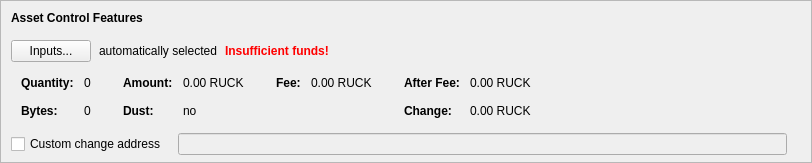
      <widget class="QFrame" name="frameAssetControl">
       <property name="sizePolicy">
        <sizepolicy hsizetype="Expanding" vsizetype="Fixed">
         <horstretch>0</horstretch>
         <verstretch>0</verstretch>
        </sizepolicy>
       </property>
       <property name="maximumSize">
        <size>
         <width>16777215</width>
         <height>16777215</height>
        </size>
       </property>
       <property name="frameShape">
        <enum>QFrame::StyledPanel</enum>
       </property>
       <property name="frameShadow">
        <enum>QFrame::Sunken</enum>
       </property>
       <layout class="QVBoxLayout" name="verticalLayoutAssetControl2">
        <property name="spacing">
         <number>0</number>
        </property>
        <property name="leftMargin">
         <number>0</number>
        </property>
        <property name="topMargin">
         <number>0</number>
        </property>
        <property name="rightMargin">
         <number>0</number>
        </property>
        <property name="bottomMargin">
         <number>6</number>
        </property>
        <item>
         <layout class="QVBoxLayout" name="verticalLayoutAssetControl" stretch="0,0,0,0,1">
          <property name="spacing">
           <number>0</number>
          </property>
          <property name="leftMargin">
           <number>10</number>
          </property>
          <property name="topMargin">
           <number>10</number>
          </property>
          <item>
           <layout class="QHBoxLayout" name="horizontalLayoutAssetControl1">
            <property name="bottomMargin">
             <number>15</number>
            </property>
            <item>
             <widget class="QLabel" name="labelAssetControlFeatures">
              <property name="sizePolicy">
               <sizepolicy hsizetype="Preferred" vsizetype="Maximum">
                <horstretch>0</horstretch>
                <verstretch>0</verstretch>
               </sizepolicy>
              </property>
              <property name="font">
               <font>
                <weight>75</weight>
                <bold>true</bold>
               </font>
              </property>
              <property name="styleSheet">
               <string notr="true">font-weight:bold;</string>
              </property>
              <property name="text">
               <string>Asset Control Features</string>
              </property>
             </widget>
            </item>
           </layout>
          </item>
          <item>
           <layout class="QHBoxLayout" name="horizontalLayoutAssetControl2" stretch="0,0,0,0">
            <property name="spacing">
             <number>8</number>
            </property>
            <property name="bottomMargin">
             <number>10</number>
            </property>
            <item>
             <widget class="QPushButton" name="pushButtonAssetControl">
              <property name="styleSheet">
               <string notr="true"/>
              </property>
              <property name="text">
               <string>Inputs...</string>
              </property>
              <property name="autoDefault">
               <bool>false</bool>
              </property>
             </widget>
            </item>
            <item>
             <widget class="QLabel" name="labelAssetControlAutomaticallySelected">
              <property name="text">
               <string>automatically selected</string>
              </property>
              <property name="margin">
               <number>5</number>
              </property>
             </widget>
            </item>
            <item>
             <widget class="QLabel" name="labelAssetControlInsuffFunds">
              <property name="font">
               <font>
                <weight>75</weight>
                <bold>true</bold>
               </font>
              </property>
              <property name="styleSheet">
               <string notr="true">color:red;font-weight:bold;</string>
              </property>
              <property name="text">
               <string>Insufficient funds!</string>
              </property>
              <property name="margin">
               <number>5</number>
              </property>
             </widget>
            </item>
            <item>
             <spacer name="horizontalSpacerAssetControl">
              <property name="orientation">
               <enum>Qt::Horizontal</enum>
              </property>
              <property name="sizeHint" stdset="0">
               <size>
                <width>40</width>
                <height>1</height>
               </size>
              </property>
             </spacer>
            </item>
           </layout>
          </item>
          <item>
           <widget class="QWidget" name="widgetAssetControl" native="true">
            <property name="sizePolicy">
             <sizepolicy hsizetype="Preferred" vsizetype="Preferred">
              <horstretch>0</horstretch>
              <verstretch>0</verstretch>
             </sizepolicy>
            </property>
            <property name="minimumSize">
             <size>
              <width>0</width>
              <height>0</height>
             </size>
            </property>
            <property name="styleSheet">
             <string notr="true"/>
            </property>
            <layout class="QHBoxLayout" name="horizontalLayoutAssetControl5">
             <property name="leftMargin">
              <number>0</number>
             </property>
             <property name="topMargin">
              <number>0</number>
             </property>
             <property name="rightMargin">
              <number>0</number>
             </property>
             <property name="bottomMargin">
              <number>0</number>
             </property>
             <item>
              <layout class="QHBoxLayout" name="horizontalLayoutAssetControl3" stretch="0,0,0,1">
               <property name="spacing">
                <number>20</number>
               </property>
               <property name="topMargin">
                <number>0</number>
               </property>
               <property name="bottomMargin">
                <number>10</number>
               </property>
               <item>
                <layout class="QFormLayout" name="formLayoutAssetControl1">
                 <property name="horizontalSpacing">
                  <number>10</number>
                 </property>
                 <property name="verticalSpacing">
                  <number>14</number>
                 </property>
                 <property name="leftMargin">
                  <number>10</number>
                 </property>
                 <property name="topMargin">
                  <number>4</number>
                 </property>
                 <property name="rightMargin">
                  <number>6</number>
                 </property>
                 <item row="0" column="0">
                  <widget class="QLabel" name="labelAssetControlQuantityText">
                   <property name="font">
                    <font>
                     <weight>75</weight>
                     <bold>true</bold>
                    </font>
                   </property>
                   <property name="text">
                    <string>Quantity:</string>
                   </property>
                   <property name="margin">
                    <number>0</number>
                   </property>
                  </widget>
                 </item>
                 <item row="0" column="1">
                  <widget class="QLabel" name="labelAssetControlQuantity">
                   <property name="cursor">
                    <cursorShape>IBeamCursor</cursorShape>
                   </property>
                   <property name="contextMenuPolicy">
                    <enum>Qt::ActionsContextMenu</enum>
                   </property>
                   <property name="text">
                    <string notr="true">0</string>
                   </property>
                   <property name="margin">
                    <number>0</number>
                   </property>
                   <property name="textInteractionFlags">
                    <set>Qt::LinksAccessibleByMouse|Qt::TextSelectableByKeyboard|Qt::TextSelectableByMouse</set>
                   </property>
                  </widget>
                 </item>
                 <item row="1" column="0">
                  <widget class="QLabel" name="labelAssetControlBytesText">
                   <property name="font">
                    <font>
                     <weight>75</weight>
                     <bold>true</bold>
                    </font>
                   </property>
                   <property name="text">
                    <string>Bytes:</string>
                   </property>
                  </widget>
                 </item>
                 <item row="1" column="1">
                  <widget class="QLabel" name="labelAssetControlBytes">
                   <property name="cursor">
                    <cursorShape>IBeamCursor</cursorShape>
                   </property>
                   <property name="contextMenuPolicy">
                    <enum>Qt::ActionsContextMenu</enum>
                   </property>
                   <property name="text">
                    <string notr="true">0</string>
                   </property>
                   <property name="textInteractionFlags">
                    <set>Qt::LinksAccessibleByMouse|Qt::TextSelectableByKeyboard|Qt::TextSelectableByMouse</set>
                   </property>
                  </widget>
                 </item>
                </layout>
               </item>
               <item>
                <layout class="QFormLayout" name="formLayoutAssetControl2">
                 <property name="horizontalSpacing">
                  <number>10</number>
                 </property>
                 <property name="verticalSpacing">
                  <number>14</number>
                 </property>
                 <property name="leftMargin">
                  <number>6</number>
                 </property>
                 <property name="topMargin">
                  <number>4</number>
                 </property>
                 <property name="rightMargin">
                  <number>6</number>
                 </property>
                 <item row="0" column="0">
                  <widget class="QLabel" name="labelAssetControlAmountText">
                   <property name="font">
                    <font>
                     <weight>75</weight>
                     <bold>true</bold>
                    </font>
                   </property>
                   <property name="text">
                    <string>Amount:</string>
                   </property>
                   <property name="margin">
                    <number>0</number>
                   </property>
                  </widget>
                 </item>
                 <item row="0" column="1">
                  <widget class="QLabel" name="labelAssetControlAmount">
                   <property name="cursor">
                    <cursorShape>IBeamCursor</cursorShape>
                   </property>
                   <property name="contextMenuPolicy">
                    <enum>Qt::ActionsContextMenu</enum>
                   </property>
                   <property name="text">
                    <string notr="true">0.00 RUCK</string>
                   </property>
                   <property name="textInteractionFlags">
                    <set>Qt::LinksAccessibleByMouse|Qt::TextSelectableByKeyboard|Qt::TextSelectableByMouse</set>
                   </property>
                  </widget>
                 </item>
                 <item row="1" column="0">
                  <widget class="QLabel" name="labelAssetControlLowOutputText">
                   <property name="font">
                    <font>
                     <weight>75</weight>
                     <bold>true</bold>
                    </font>
                   </property>
                   <property name="text">
                    <string>Dust:</string>
                   </property>
                  </widget>
                 </item>
                 <item row="1" column="1">
                  <widget class="QLabel" name="labelAssetControlLowOutput">
                   <property name="cursor">
                    <cursorShape>IBeamCursor</cursorShape>
                   </property>
                   <property name="contextMenuPolicy">
                    <enum>Qt::ActionsContextMenu</enum>
                   </property>
                   <property name="text">
                    <string notr="true">no</string>
                   </property>
                   <property name="textInteractionFlags">
                    <set>Qt::LinksAccessibleByMouse|Qt::TextSelectableByKeyboard|Qt::TextSelectableByMouse</set>
                   </property>
                  </widget>
                 </item>
                </layout>
               </item>
               <item>
                <layout class="QFormLayout" name="formLayoutAssetControl3">
                 <property name="horizontalSpacing">
                  <number>10</number>
                 </property>
                 <property name="verticalSpacing">
                  <number>14</number>
                 </property>
                 <property name="leftMargin">
                  <number>6</number>
                 </property>
                 <property name="topMargin">
                  <number>4</number>
                 </property>
                 <property name="rightMargin">
                  <number>6</number>
                 </property>
                 <item row="0" column="0">
                  <widget class="QLabel" name="labelAssetControlFeeText">
                   <property name="font">
                    <font>
                     <weight>75</weight>
                     <bold>true</bold>
                    </font>
                   </property>
                   <property name="text">
                    <string>Fee:</string>
                   </property>
                   <property name="margin">
                    <number>0</number>
                   </property>
                  </widget>
                 </item>
                 <item row="0" column="1">
                  <widget class="QLabel" name="labelAssetControlFee">
                   <property name="cursor">
                    <cursorShape>IBeamCursor</cursorShape>
                   </property>
                   <property name="contextMenuPolicy">
                    <enum>Qt::ActionsContextMenu</enum>
                   </property>
                   <property name="text">
                    <string notr="true">0.00 RUCK</string>
                   </property>
                   <property name="textInteractionFlags">
                    <set>Qt::LinksAccessibleByMouse|Qt::TextSelectableByKeyboard|Qt::TextSelectableByMouse</set>
                   </property>
                  </widget>
                 </item>
                </layout>
               </item>
               <item>
                <layout class="QFormLayout" name="formLayoutAssetControl4">
                 <property name="horizontalSpacing">
                  <number>10</number>
                 </property>
                 <property name="verticalSpacing">
                  <number>14</number>
                 </property>
                 <property name="leftMargin">
                  <number>6</number>
                 </property>
                 <property name="topMargin">
                  <number>4</number>
                 </property>
                 <property name="rightMargin">
                  <number>6</number>
                 </property>
                 <item row="0" column="0">
                  <widget class="QLabel" name="labelAssetControlAfterFeeText">
                   <property name="font">
                    <font>
                     <weight>75</weight>
                     <bold>true</bold>
                    </font>
                   </property>
                   <property name="text">
                    <string>After Fee:</string>
                   </property>
                   <property name="margin">
                    <number>0</number>
                   </property>
                  </widget>
                 </item>
                 <item row="0" column="1">
                  <widget class="QLabel" name="labelAssetControlAfterFee">
                   <property name="cursor">
                    <cursorShape>IBeamCursor</cursorShape>
                   </property>
                   <property name="contextMenuPolicy">
                    <enum>Qt::ActionsContextMenu</enum>
                   </property>
                   <property name="text">
                    <string notr="true">0.00 RUCK</string>
                   </property>
                   <property name="textInteractionFlags">
                    <set>Qt::LinksAccessibleByMouse|Qt::TextSelectableByKeyboard|Qt::TextSelectableByMouse</set>
                   </property>
                  </widget>
                 </item>
                 <item row="1" column="0">
                  <widget class="QLabel" name="labelAssetControlChangeText">
                   <property name="font">
                    <font>
                     <weight>75</weight>
                     <bold>true</bold>
                    </font>
                   </property>
                   <property name="text">
                    <string>Change:</string>
                   </property>
                  </widget>
                 </item>
                 <item row="1" column="1">
                  <widget class="QLabel" name="labelAssetControlChange">
                   <property name="cursor">
                    <cursorShape>IBeamCursor</cursorShape>
                   </property>
                   <property name="contextMenuPolicy">
                    <enum>Qt::ActionsContextMenu</enum>
                   </property>
                   <property name="text">
                    <string notr="true">0.00 RUCK</string>
                   </property>
                   <property name="textInteractionFlags">
                    <set>Qt::LinksAccessibleByMouse|Qt::TextSelectableByKeyboard|Qt::TextSelectableByMouse</set>
                   </property>
                  </widget>
                 </item>
                </layout>
               </item>
              </layout>
             </item>
            </layout>
           </widget>
          </item>
          <item>
           <layout class="QHBoxLayout" name="horizontalLayoutAssetControl4" stretch="0,0,0">
            <property name="spacing">
             <number>12</number>
            </property>
            <property name="sizeConstraint">
             <enum>QLayout::SetDefaultConstraint</enum>
            </property>
            <property name="topMargin">
             <number>5</number>
            </property>
            <property name="rightMargin">
             <number>5</number>
            </property>
            <item>
             <widget class="QCheckBox" name="checkBoxAssetControlChange">
              <property name="toolTip">
               <string>If this is activated, but the change address is empty or invalid, change will be sent to a newly generated address.</string>
              </property>
              <property name="text">
               <string>Custom change address</string>
              </property>
             </widget>
            </item>
            <item>
             <widget class="QValidatedLineEdit" name="lineEditAssetControlChange">
              <property name="enabled">
               <bool>false</bool>
              </property>
              <property name="sizePolicy">
               <sizepolicy hsizetype="Expanding" vsizetype="Fixed">
                <horstretch>0</horstretch>
                <verstretch>0</verstretch>
               </sizepolicy>
              </property>
             </widget>
            </item>
            <item>
             <widget class="QLabel" name="labelAssetControlChangeLabel">
              <property name="sizePolicy">
               <sizepolicy hsizetype="Preferred" vsizetype="Expanding">
                <horstretch>0</horstretch>
                <verstretch>0</verstretch>
               </sizepolicy>
              </property>
              <property name="minimumSize">
               <size>
                <width>0</width>
                <height>0</height>
               </size>
              </property>
              <property name="text">
               <string/>
              </property>
              <property name="margin">
               <number>3</number>
              </property>
             </widget>
            </item>
           </layout>
          </item>
          <item>
           <spacer name="verticalSpacerAssetControl">
            <property name="orientation">
             <enum>Qt::Vertical</enum>
            </property>
            <property name="sizeHint" stdset="0">
             <size>
              <width>800</width>
              <height>1</height>
             </size>
            </property>
           </spacer>
          </item>
         </layout>
        </item>
       </layout>
      </widget>
